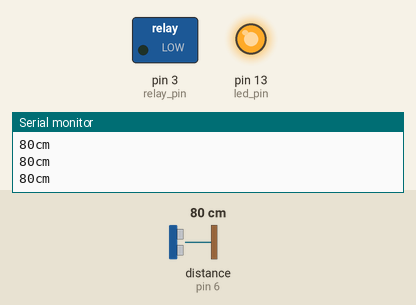
Simulated run of this sketch. Board: Arduino Uno, built with avr-gcc and run on an emulated ATmega328P. Shown: switched loads named in the sketch (green lamp = pin HIGH), output pins drawn as LEDs (lit = HIGH), the last lines printed to the serial monitor. Wiring (inferred from the names in the program): ultrasonic range finder: trigger pin 7; echo pin 6. Inputs (shaded band) come from the test bench; at power-on: distance to the obstacle (sensor on pin 6) 80 cm. The echo pulse lasts 58.3 µs per cm; pins used as bus, display or sensor lines are not drawn.

Above: at 1.2 s.
1.3 s: distance to the obstacle (sensor on pin 6) set to 2 cm
At 2.0 s:
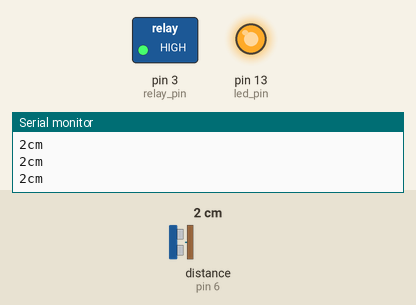
2.8 s: distance to the obstacle (sensor on pin 6) set to 18 cm
At 3.6 s:
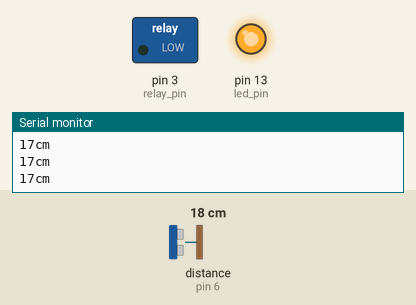
4.3 s: distance to the obstacle (sensor on pin 6) set to 4 cm
At 5.5 s:
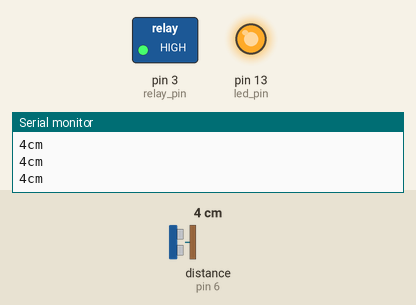
Timing chart, 0 to 7.3 s (numbered marks = the images above; inputs shaded):
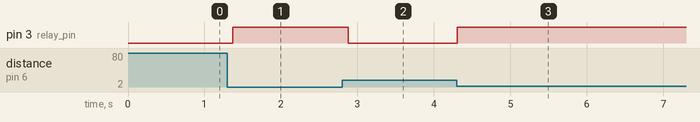

Measured:
- after the input at 1.3 s, pin 3 (relay_pin): LOW → HIGH after 0.07 s
- after the input at 2.8 s, pin 3 (relay_pin): HIGH → LOW after 0.08 s
- after the input at 4.3 s, pin 3 (relay_pin): LOW → HIGH at once

The sketch:

code.ino
```cpp
const int pingPin = 7; // Trigger Pin of Ultrasonic Sensor
const int echoPin = 6; // Echo Pin of Ultrasonic Sensor
int relay_pin = 3;
int led_pin = 13;

void setup() {
   Serial.begin(9600); // Starting Serial Terminal
   pinMode(relay_pin,OUTPUT);
   pinMode(led_pin,OUTPUT);
   digitalWrite(led_pin,HIGH);
}

void loop() {
   long duration, inches, cm;
   pinMode(pingPin, OUTPUT);
   digitalWrite(pingPin, LOW);
   delayMicroseconds(2);
   digitalWrite(pingPin, HIGH);
   delayMicroseconds(10);
   digitalWrite(pingPin, LOW);
   pinMode(echoPin, INPUT);
   duration = pulseIn(echoPin, HIGH);
   cm = microsecondsToCentimeters(duration);
   Serial.print(cm);
   Serial.print("cm");
   Serial.println();
   if( cm < 10){
      digitalWrite(relay_pin,HIGH);
   }else{
      digitalWrite(relay_pin,LOW);
   }
   delay(100);
}

long microsecondsToCentimeters(long microseconds) {
   return microseconds / 29 / 2;
}
```
